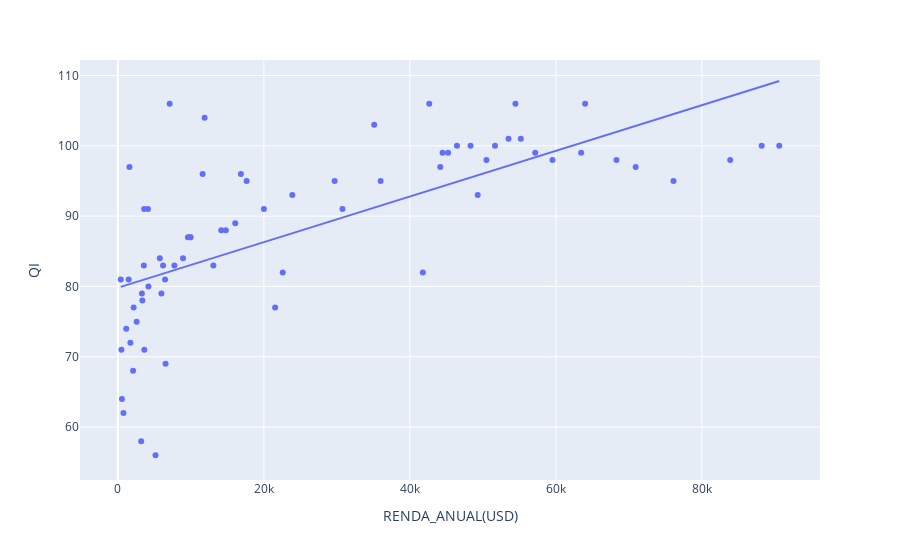

Write notebook code for a chart like this one.
### Code cell
# Relação entre Renda e QI
# Gráfico interativo com plotly
fig = px.scatter(base_qi, x='RENDA_ANUAL(USD)', y='QI', trendline='ols')
fig.show()
